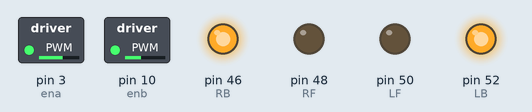
Simulated run of this sketch. Board: Arduino Mega 2560, built with avr-gcc and run on an emulated ATmega2560. Shown: switched loads named in the sketch (green lamp = pin HIGH), output pins drawn as LEDs (lit = HIGH).

Above: at 0.05 s.
At 19.95 s:
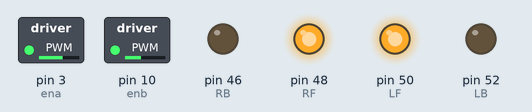
Timing chart, 0 to 23.0 s (numbered marks = the images above):
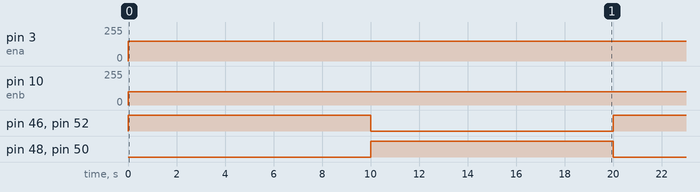

The sketch:

infinity.ino
```cpp
#include <SoftwareSerial.h>
#define RB 46  //right forward
#define RF 48 // right backward
#define LF 50 //left forward
#define LB 52 //left backward
const int ena = 3;
const int enb =10;

void forward(){
  digitalWrite(RF, HIGH);
  digitalWrite(RB, LOW);
  digitalWrite(LF, HIGH);
  digitalWrite(LB, LOW);
  Serial.println("forword");
  }

void backward(){
  digitalWrite(RF, LOW);
  digitalWrite(RB, HIGH);
  digitalWrite(LF, LOW);
  digitalWrite(LB, HIGH);
  Serial.println("backward");
  }

  void setup() {

        //////MOTORS PINS////
  pinMode(RF , OUTPUT);
  pinMode(RB , OUTPUT);
  pinMode(LF , OUTPUT);
  pinMode(LB , OUTPUT);
  pinMode(ena,OUTPUT);
  pinMode(enb,OUTPUT);
  }
void loop() {
  // put your main code here, to run repeatedly:
  analogWrite(ena,150);
  analogWrite(enb,100);
  backward();

 delay(10000);

analogWrite(ena,150);
analogWrite(enb,100);

   forward();
 delay(10000);


}
```

Measured:
- by itself, pin 3 (ena): 0/255 → 150/255 at 0.00 s
- by itself, pin 10 (enb): 0/255 → 100/255 at 0.00 s
- by itself, pin 46 (RB), pin 48 (RF), pin 50 (LF), pin 52 (LB): alternates HIGH for 10.0 s and LOW for 10.0 s
